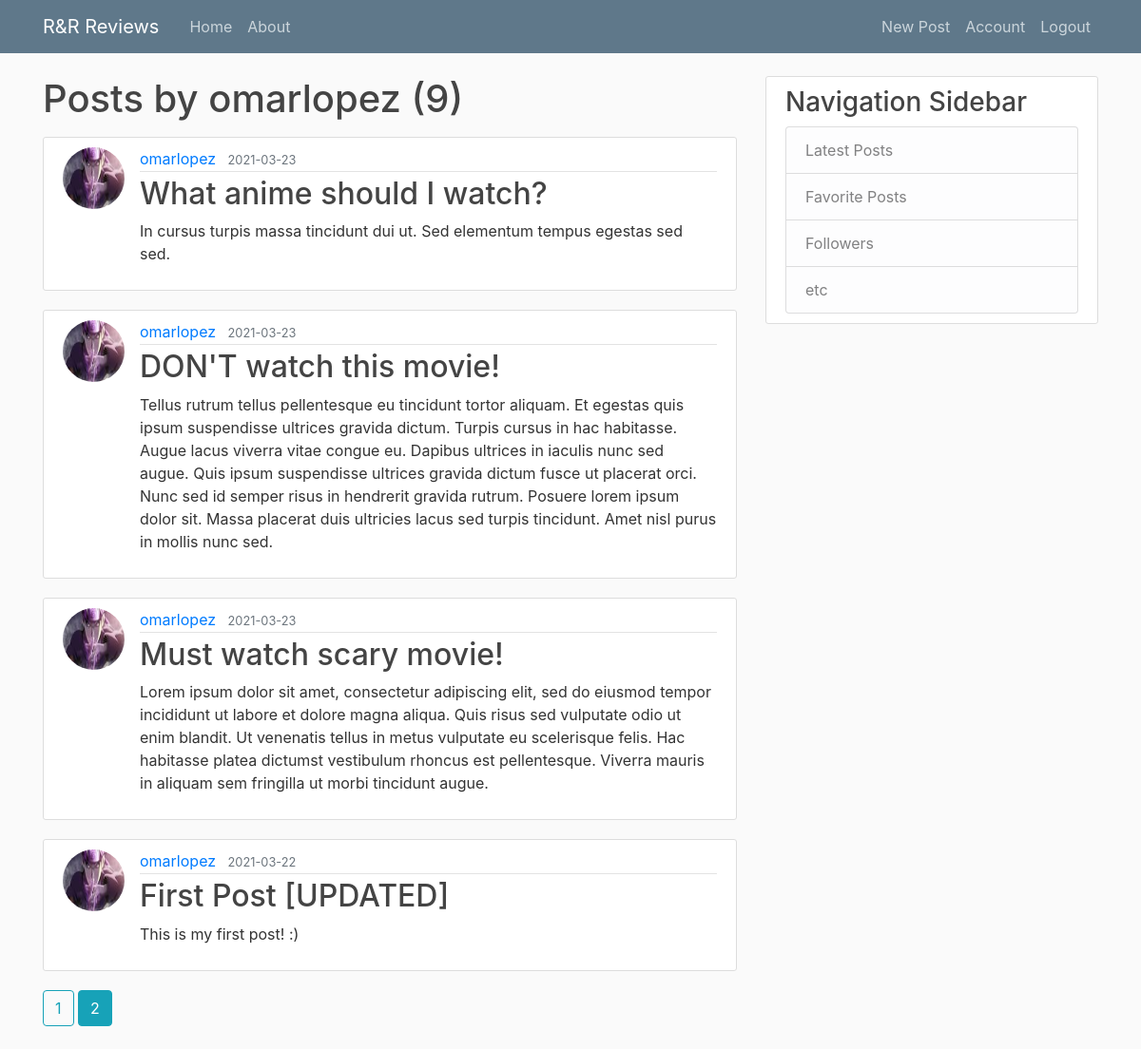
/user/omarlopez?page=2 (signed in), run on the app's committed database.
### app/models.py (models this page shows, shortened)
class User(db.Model, UserMixin):
    id = db.Column(db.Integer, primary_key=True)
    username = db.Column(db.String(50), unique=True, nullable=False)
    image_file = db.Column(db.String(20), nullable=False, default='default.jpg')
    password = db.Column(db.String(60), nullable=False)
    posts = db.relationship('Post', backref='author', lazy=True)

class Post(db.Model):
    id = db.Column(db.Integer, primary_key=True)
    title = db.Column(db.String(100), nullable=False)
    date_posted = db.Column(db.DateTime, nullable=False, default=datetime.utcnow)
    content = db.Column(db.Text, nullable=False)
    user_id = db.Column(db.Integer, db.ForeignKey('user.id'), nullable=False)

### app/routes.py (the view)
@app.route('/user/<string:username>')
def user_posts(username):
    page = request.args.get('page', 1, type=int)
    user = User.query.filter_by(username=username).first_or_404()
    posts = Post.query.filter_by(author=user).order_by(Post.date_posted.desc()).paginate(page=page, per_page=5)
    return render_template('user_posts.html', posts=posts, user=user)

### app/models.py (called while the page is built)
@login_manager.user_loader
def load_user(user_id):
    return User.query.get(int(user_id))

### app/templates/user_posts.html
{% extends "layout.html" %}
{% block content %}
    <h1 class="mb-3">Posts by {{ user.username }} ({{ posts.total }})</h1>
    {% for post in posts.items %}
        <article class="media content-section">
            <img class="rounded-circle article-img" src="{{ url_for('static', filename='profile_pics/' + post.author.image_file) }}">
            <div class="media-body">
                <div class="article-metadata">
                    <a class="mr-2" href="{{ url_for('user_posts', username=post.author.username) }}">{{ post.author.username }}</a>
                    <small class="text-muted">{{ post.date_posted.strftime('%Y-%m-%d') }}</small>
                </div>
                <h2><a class="article-title" href="{{ url_for('post', post_id=post.id) }}">{{ post.title }}</a></h2>
                <p class="article-content">{{ post.content }}</p>
            </div>
        </article>
    {% endfor %}
    {% for page_num in posts.iter_pages(left_edge=1, right_edge=1, left_current=1, right_current=2) %}
        {% if page_num %}
            {% if posts.page == page_num %}
                <a class="btn btn-info mb-4" href="{{ url_for('user_posts', username=user.username, page=page_num) }}">{{ page_num }}</a>
            {% else %}
                <a class="btn btn-outline-info mb-4" href="{{ url_for('user_posts', username=user.username, page=page_num) }}">{{ page_num }}</a>
            {% endif %}
        {% else %}
        ...
        {% endif %}
    {% endfor %}
{% endblock content %}

### app/static/main.css (style rules this page uses)
body { background: #fafafa; color: #333333; margin-top: 5rem; }
h1, h2, h3, h4, h5, h6 { color: #444444; }
.content-section { background: #ffffff; padding: 10px 20px; border: 1px solid #dddddd; border-radius: 3px; margin-bottom: 20px; }
.article-title { color: #444444; }
.article-content { white-space: pre-line; }
.article-img { height: 65px; width: 65px; margin-right: 16px; }
.article-metadata { padding-bottom: 1px; margin-bottom: 4px; border-bottom: 1px solid #e3e3e3 }

### data on the page
User: username "omarlopez"
Post: image_file (picture), author.username "omarlopez", date_posted "2021-03-23", title "What anime should I watch?", content "In cursus turpis massa tincidunt dui ut. Sed elementum tempus egestas sed sed."
Post: image_file (picture), author.username "omarlopez", date_posted "2021-03-23", title "DON'T watch this movie!", content "Tellus rutrum tellus pellentesque eu tincidunt tortor aliquam. Et egestas quis ipsum suspendisse ultrices gravida dictum. Turpis cursus in hac habitasse. Augue lacus viverra vitae congue eu. Dapibus ultrices in iaculis nunc sed augue. Quis ipsum suspendisse ultrices gravida dictum fusce ut placerat orci. Nunc sed id semper risus in hendrerit gravida rutrum. Posuere lorem ipsum dolor sit. Massa placerat duis ultricies lacus sed turpis tincidunt. Amet nisl purus in mollis nunc sed."
Post: image_file (picture), author.username "omarlopez", date_posted "2021-03-23", title "Must watch scary movie!", content "Lorem ipsum dolor sit amet, consectetur adipiscing elit, sed do eiusmod tempor incididunt ut labore et dolore magna aliqua. Quis risus sed vulputate odio ut enim blandit. Ut venenatis tellus in metus vulputate eu scelerisque felis. Hac habitasse platea dictumst vestibulum rhoncus est pellentesque. Viverra mauris in aliquam sem fringilla ut morbi tincidunt augue."
Post: image_file (picture), author.username "omarlopez", date_posted "2021-03-22", title "First Post [UPDATED]", content "This is my first post! :)"

### other printed values
{{ posts.total }} "9"
{{ page_num }} "1"
{{ page_num }} "2"
